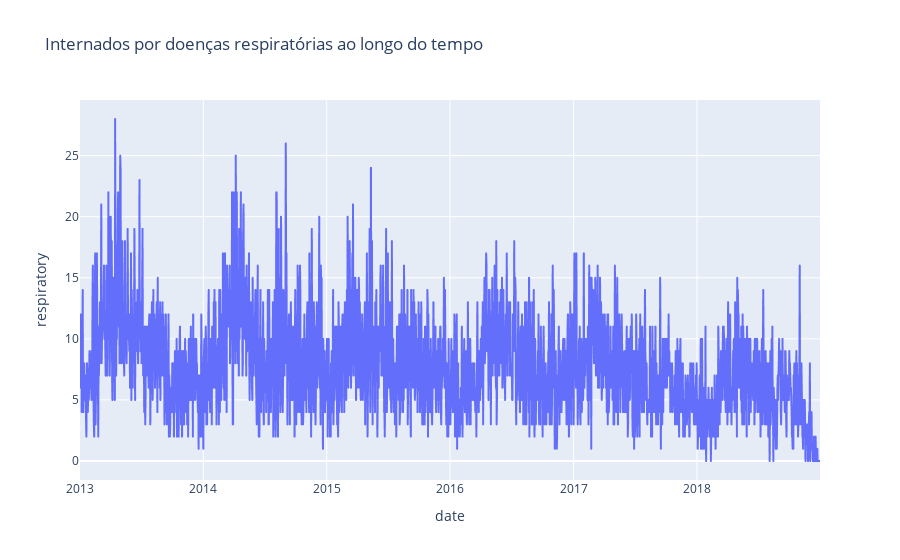

Source (notebook cell):
### Code cell
fig = px.line(resp, x="date", y="respiratory", title='Internados por doenças respiratórias ao longo do tempo')
fig.show()

### Figure 1 — Plotly figure (JSON) as saved in the notebook; plotly's stock layout.template omitted (floating-point values rounded to 4 significant figures; data arrays with more than 128 entries replaced by an {"elided": "..."} marker saying what was removed)
{"data": [{"hovertemplate": "date=%{x}<br>respiratory=%{y}<extra></extra>", "legendgroup": "", "line": {"color": "#636efa", "dash": "solid"}, "marker": {"symbol": "circle"}, "mode": "lines", "name": "", "showlegend": false, "type": "scattergl", "x": {"elided": "2191 str values"}, "xaxis": "x", "y": {"elided": "2191 int values"}, "yaxis": "y"}], "layout": {"legend": {"tracegroupgap": 0}, "title": {"text": "Internados por doenças respiratórias ao longo do tempo"}, "xaxis": {"anchor": "y", "domain": [0, 1], "title": {"text": "date"}}, "yaxis": {"anchor": "x", "domain": [0, 1], "title": {"text": "respiratory"}}}}
